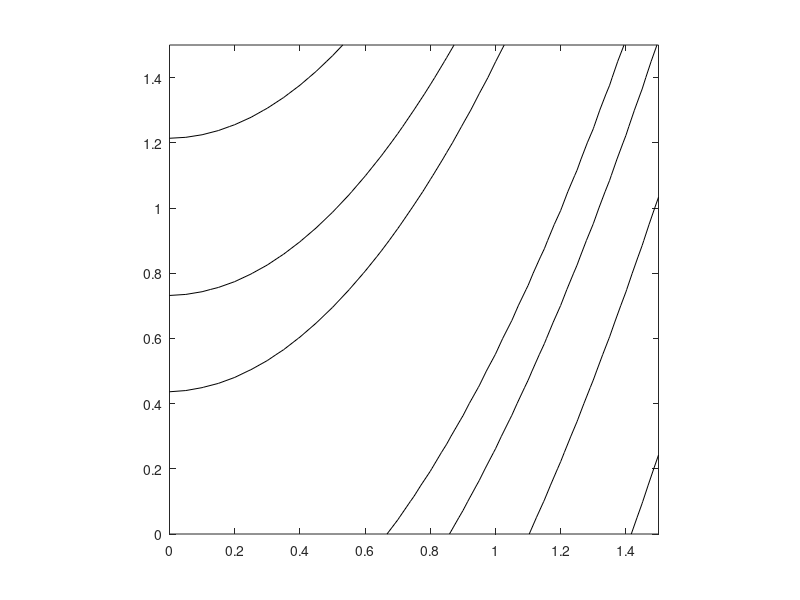

The MATLAB source for this figure: (Note: this script raises an error after producing the figure.)
% Generate figure for different kernels and spherical landscapes
clear all, %close all
rand('seed',0); randn('seed',0)

plotme = 2;

xx = [0:0.05:1.5]; yy = [0:0.05:1.5];
[x,y] = meshgrid(xx,yy);

f = 10*x.^2+y.^2;
f = 100*(y-x.^2).^2+(1-x).^2;
conts = exp(3:20);

%f = f/max(abs(f(:)));
%conts = [0.0001 0.001 0.01 0.1 1]

if (plotme > 1)
  hold off
  xlabel('x1'),ylabel('x2'),title('Minimization of the Banana function')
  contour(xx,yy,f,conts,'k-')
  hold on
  axis square
end

z = ones(2,60) + 0.1*randn(2,60);
[scalefac, offset] = svm_scale(z)
%scalefac = [1;1]; offset = -[1;1];
fz = 100*(z(2,:)-z(1,:).^2).^2+(1-z(1,:)).^2;
%[fz,I] = sort(fz); z = z(:,I);
sz = svm_scale(z, scalefac, offset);
[sz1, sz2, fz12, Pair] = createdatapair(sz, fz); m = length(fz12),
[z1, z2, fz12, Pair] = createdatapair(z, fz); m = length(fz12)

alpha = zeros(m,1); C = 1000000;
% ordinal support vector regression
[alpha, Sv, trainaccuracy, K] = svm_pair(sz1, sz2, fz12, C, alpha);
trainaccuracy

% do some cross validation:
xt = ones(2,1000) + 0.1*randn(2,1000);
fxt = 100*(xt(2,:)-xt(1,:).^2).^2+(1-xt(1,:)).^2;
fxtest = svm_predict(svm_scale(xt,scalefac, offset), sz1(:,Sv), sz2(:,Sv), alpha(Sv), fz12(Sv));
kentau = kendalltau(fxt,fxtest)

% now do a prediction for unknown population of sample points
for i=1:length(xx),
  for j = 1:length(yy),
    xest = svm_scale([xx(i);yy(j)],scalefac, offset);
    fxest(j,i) = svm_predict(xest, sz1(:,Sv), sz2(:,Sv), alpha(Sv), fz12(Sv));
  end
end

fxest = fxest/max(abs(fxest(:)))

if (plotme > 0)
  contour(xx,yy,fxest,'k-.')
  set(gca,'xminortick','on','yminortick','on')
%  set(gca,'yticklabel',[])
  set(gca,'xtick',[-1 0 1])
  set(gca,'ytick',[-1 0 1])
end

% plot the support vectors only
for i=1:length(Sv),
  % it may not exist previously:
  exist = 0;
  for j=i+1:length(Sv),
    if all(Pair(1:2,Sv(i)) == Pair(2:-1:1,Sv(j)))
        exist = 1;
        break;
    end
  end
  if ~exist,
%    set(plot([z1(1,Sv(i)) z2(1,Sv(i))],[z1(2,Sv(i)) z2(2,Sv(i))],'k:'),'color',[1 1 1]/2); 
  end
end
if (plotme > 1)
  plot(z1(1,:),z1(2,:),'ko')
%  plot(z1(1,:),z1(2,:),'k*')
  plot(z1(1,Sv),z1(2,Sv),'k*')
end

set(gca,'fontsize',16); xlabel('xlabel'); 
ylabel('ylabel')